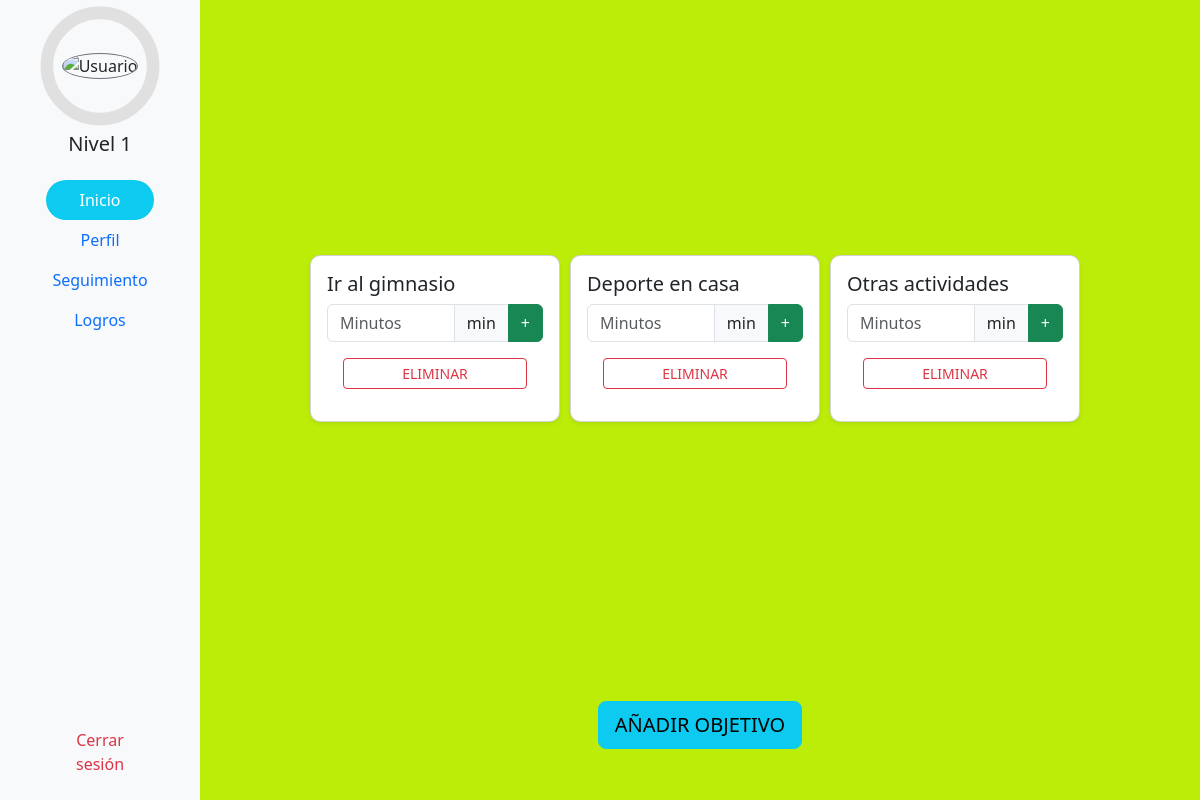
Page / (signed in) on the earlier database version.
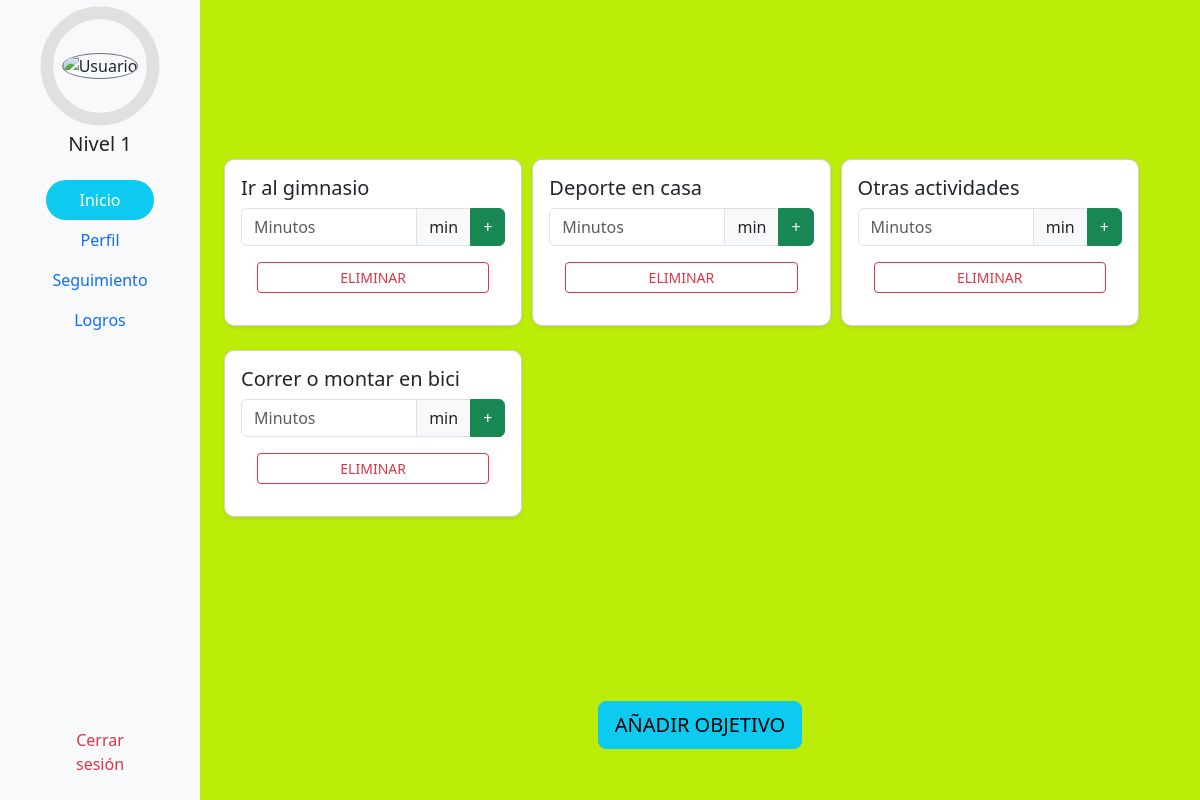
Same page on the later database version.
### fitt/models.py (models this page shows, shortened)
class ObjetivoUsuario(models.Model):
    usuario = models.ForeignKey(Usuario, on_delete=models.CASCADE, verbose_name="Usuario")
    objetivo = models.ForeignKey(Objetivo, on_delete=models.CASCADE, verbose_name="Objetivo")
    class Meta:
        verbose_name = "Objetivo de Usuario"
        verbose_name_plural = "Objetivos de Usuario"

class Objetivo(models.Model):
    descripcion = models.CharField(max_length=100, verbose_name="Descripción")
    class Meta:
        verbose_name = "Objetivo"
        verbose_name_plural = "Objetivos"

### fitt/views.py (the view)
# urls.py: path('', IndexView.as_view(), name='index'),
class IndexView(LoginRequiredMixin, TemplateView):
    template_name = 'fitt/index.html'
    login_url = '/accounts/login/'
    def get_context_data(self, **otros):
        contexto = super().get_context_data(**otros)
        usuario = self.request.user
        contexto['usuario'] = usuario
        contexto['objetivos_usuario'] = ObjetivoUsuario.objects.filter(usuario=usuario).select_related("objetivo")
        return contexto

### fitt/templates/fitt/index.html (shortened to what this page needs)
{% extends "fitt/base.html" %}
{% block contenido %}
<div class="container-fluid">
  <div class="row">
      <nav class="col-md-3 col-lg-2 d-md-block bg-light sidebar sticky-top">
          <div class="text-center p-3">
              <div class="position-relative" id="menu_header">
                  <img src="https://images.unsplash.com/vector-1738941629169-33b5746e93a8?q=80&w=2960&auto=format&fit=crop&ixlib=rb-4.0.3&ixid=M3wxMjA3fDB8MHxwaG90by1wYWdlfHx8fGVufDB8fHx8fA%3D%3D" alt="Usuario" class="rounded-circle border border-secondary" width="100" height="100">
                  <div class="progress-circle position-absolute top-50 start-50 translate-middle">
                      <svg viewBox="0 0 36 36" class="circular-chart">
                          <path class="circle-bg" d="M18 2.0845a15.9155 15.9155 0 1 1 0 31.831a15.9155 15.9155 0 1 1 0-31.831"></path>
                          <path class="circle" d="M18 2.0845a15.9155 15.9155 0 1 1 0 31.831a15.9155 15.9155 0 1 1 0-31.831"></path>
                      </svg>
                  </div>
              </div>
              <h1 class="h5 mt-3">Nivel {{ usuario.nivel }}</h1>
              <ul class="nav flex-column mt-4">
                  <li class="nav-item">
                    <a class="nav-link btn btn-outline-info rounded-pill w-75 mx-auto text-center text-white bg-info" href="{% url 'index' %}">Inicio</a>
                  </li>
                  <li class="nav-item">
                      <a class="nav-link active" href="{% url 'perfil' %}">Perfil</a>
                  </li>
                  <li class="nav-item">
                      <a class="nav-link" href="{% url 'seguimiento' %}">Seguimiento</a>
                  </li>
                  <li class="nav-item">
                      <a class="nav-link" href="{% url 'logros' %}">Logros</a>
                  </li>
                  <li class="nav-item position-absolute bottom-0 start-50 translate-middle-x mb-3">
                      <a class="nav-link text-danger" href="#" onclick="document.getElementById('logout-form').submit(); return false;">Cerrar sesión</a>
                  </li>
              </ul>
          </div>
      </nav>
      <main class="col-md-9 ms-sm-auto col-lg-10 px-md-4 pb-5">
        <div class="container py-4">
          <div class="row g-4">
            {% for objetivo_usuario in objetivos_usuario %}
              <div class="col-md-4 min-width-250">
                <div class="card p-3 shadow-sm">
                    <h5 class="card-title">{{ objetivo_usuario.objetivo.descripcion }}</h5>
                    <form method="POST" action="{% url 'registro_create' %}">
                        <div class="input-group">
                            <input type="number" class="form-control tiempo-input" placeholder="Minutos" min="0" max="1440" id="duracion-{{ objetivo_usuario.id }}" name="duracion">
                            <span class="input-group-text">min</span>
                            <button class="btn btn-success btn-agregar" type="submit">+</button>
                        </div>
                    </form>
                    <a href="{% url 'objetivo_delete' objetivo_usuario.id %}" class="btn btn-outline-danger btn-sm m-3">ELIMINAR</a>
                </div>
              </div>
            {% empty %}
            <div class="card p-3 shadow-sm">
              <p>Aún no tienes objetivos asignados.</p>
            </div>
            {% endfor %}
          </div>
        </div>
        <div class="text-center my-4">
            <a href="{% url 'objetivo_create' %}" class="btn btn-info btn-lg">AÑADIR OBJETIVO</a>
        </div>
      </main>
    </div>
  </div>
{% endblock %}

Differences in the rows shown:
added ObjetivoUsuario: objetivo.descripcion "Correr o montar en bici"
